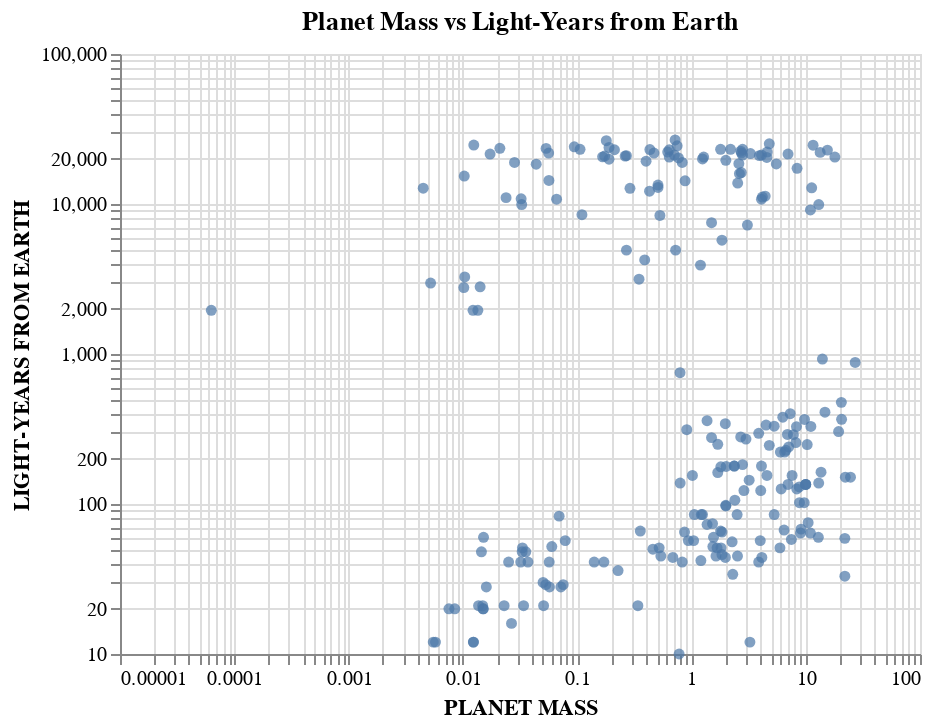

Here is the notebook cell this chart was saved with:
### Markdown cell above
Before doing any clustering on our data, let's create some initial visualizations. Since our values are fairly large, we can plot them on a log scale.

### Code cell
alt.Chart(planets).mark_circle().encode(
    x = alt.X('PLANET MASS', scale=alt.Scale(type='log')), 
    y = alt.Y('LIGHT-YEARS FROM EARTH', scale=alt.Scale(type='log')), 
    tooltip = ['NAME']
    ).properties(title='Planet Mass vs Light-Years from Earth')

### Figure 1 — Vega-Lite specification as saved in the notebook (floating-point values rounded to 4 significant figures; data arrays with more than 128 entries replaced by an {"elided": "..."} marker saying what was removed)
{"config": {"view": {"continuousWidth": 400, "continuousHeight": 300}}, "data": {"name": "data-0d175c4718245bebc47455ecf856a5b6"}, "mark": "circle", "encoding": {"tooltip": [{"type": "nominal", "field": "NAME"}], "x": {"type": "quantitative", "field": "PLANET MASS", "scale": {"type": "log"}}, "y": {"type": "quantitative", "field": "LIGHT-YEARS FROM EARTH", "scale": {"type": "log"}}}, "title": "Planet Mass vs Light-Years from Earth", "$schema": "https://vega.github.io/schema/vega-lite/v4.8.1.json", "datasets": {"data-0d175c4718245bebc47455ecf856a5b6": {"elided": "234 records"}}}
